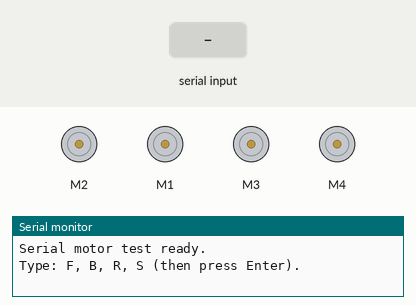
A sketch run on a simulated Arduino Uno, built with avr-gcc and run on an emulated ATmega328P. Parts: 4 × DC motor (green arrow = forward, orange = backward, longer = faster), the last lines printed to the serial monitor. The test bench sets the inputs (shaded band).

Above: at 1.4 s.
1.5 s: "F\n" received over Serial
At 2.3 s:
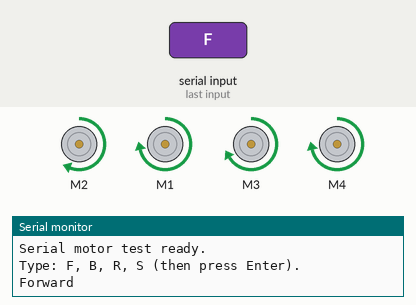
3.0 s: "B\n" received over Serial
At 5.7 s:
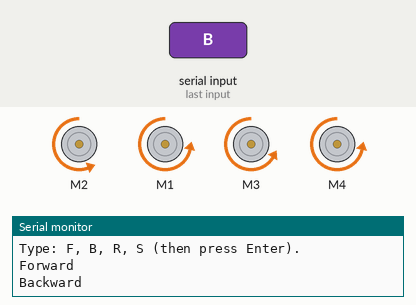
6.0 s: "R\n" received over Serial
At 7.4 s:
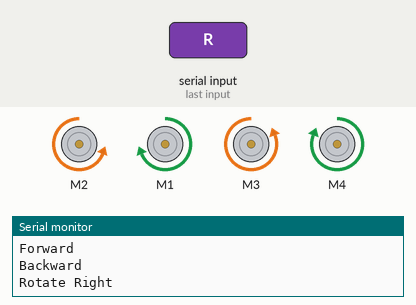
Timing chart, 0 to 13.0 s (numbered marks = the images above; inputs shaded):
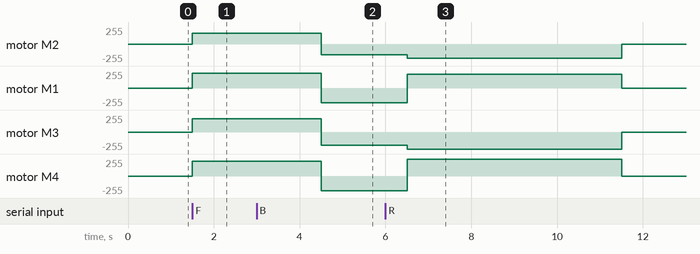

Measured:
- after the input at 1.5 s, motor M2: stopped → forward 160/255 at once; motor M1, motor M4: stopped → forward 220/255 at once; motor M3: stopped → forward 200/255 at once
- after the input at 3.0 s, motor M2: forward 160/255 → backward 160/255 after 1.5 s; motor M1, motor M4: forward 220/255 → backward 220/255 after 1.5 s; motor M3: forward 200/255 → backward 200/255 after 1.5 s
- after the input at 6.0 s, motor M2: backward 160/255 → backward 210/255 after 0.50 s, → stopped 5.0 s later; motor M1: backward 220/255 → forward 210/255 after 0.50 s, → stopped 5.0 s later; motor M3: backward 200/255 → backward 255/255 after 0.50 s, → stopped 5.0 s later; motor M4: backward 220/255 → forward 255/255 after 0.50 s, → stopped 5.0 s later

The sketch:

test_script.ino
```cpp
#include <AFMotor.h>

// DC Motors for Mecanum Wheels
AF_DCMotor FL(2);
AF_DCMotor FR(1);
AF_DCMotor RL(3);
AF_DCMotor RR(4);

int fast_speed  = 220;
int slow_speed  = 90;
;

void stopAll() {
  FL.run(RELEASE);
  FR.run(RELEASE);
  RL.run(RELEASE);
  RR.run(RELEASE);
}

void setAllSpeed(int spd){
  FL.setSpeed(spd);
  FR.setSpeed(spd);
  RL.setSpeed(spd);
  RR.setSpeed(spd);
}

void driveForward(){
  FL.setSpeed(160);
  FR.setSpeed(220);
  RL.setSpeed(200);
  RR.setSpeed(220);

  FL.run(FORWARD);
  FR.run(FORWARD);
  RL.run(FORWARD);
  RR.run(FORWARD);
}

void driveBackward(){
  FL.setSpeed(160);
  FR.setSpeed(220);
  RL.setSpeed(200);
  RR.setSpeed(220);

  FL.run(BACKWARD);
  FR.run(BACKWARD);
  RL.run(BACKWARD);
  RR.run(BACKWARD);
}

void strafeRight(){
  // setAllSpeed(255);
  FL.setSpeed(255);
  FR.setSpeed(255);
  RL.setSpeed(245);
  RR.setSpeed(245);

  FL.run(FORWARD);
  FR.run(BACKWARD);
  RL.run(BACKWARD);
  RR.run(FORWARD);
}

// void strafeRight(){
//   setAllSpeed(255);
//   FL.run(FORWARD);
//   FR.run(BACKWARD);
//   RL.run(BACKWARD);
//   RR.run(FORWARD);
// }

void rotateRight(){
  FL.setSpeed(210);
  FR.setSpeed(210);
  RL.setSpeed(255);
  RR.setSpeed(255);


  FL.run(BACKWARD);
  FR.run(FORWARD);
  RL.run(BACKWARD);
  RR.run(FORWARD);
}

void setup() {
  Serial.begin(9600);
  delay(200);

  Serial.println("Serial motor test ready.");
  Serial.println("Type: F, B, R, S (then press Enter).");
  stopAll();
}

void loop() {
  // ONLY do stuff when you type something in Serial Monitor
  if (Serial.available() > 0) {
    String input = Serial.readStringUntil('\n');
    input.trim();

    if (input == "F") {
      Serial.println("Forward");
      driveForward();
      delay(3000);
      stopAll();
      return;
    }
    else if (input == "B") {
      Serial.println("Backward");
      driveBackward();
      delay(2000);
      stopAll();
      return;
    }
    else if (input == "R") {
      Serial.println("Rotate Right");
      rotateRight();
      delay(5000);
      stopAll();
      return;
    }
    else if (input == "S") {
      Serial.println("Strafe Right");
      strafeRight();
      delay(5000);
      stopAll();
      return;
    }
    else if (input == "X") {
      Serial.println("Stop");
      stopAll();
      return;
    }
    else {
      Serial.println("Nothing happens with this command");
    }
  }
}
```
